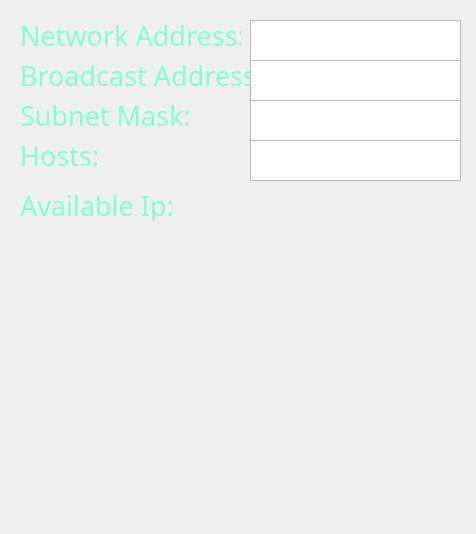
<?xml version="1.0" encoding="UTF-8"?>
<ui version="4.0">
 <class>SubnetDetail</class>
 <widget class="QDialog" name="SubnetDetail">
  <property name="geometry">
   <rect>
    <x>0</x>
    <y>0</y>
    <width>476</width>
    <height>534</height>
   </rect>
  </property>
  <property name="windowTitle">
   <string>Dialog</string>
  </property>
  <property name="styleSheet">
   <string notr="true">background-image: url('background.png');</string>
  </property>
  <widget class="QLabel" name="naLabel">
   <property name="geometry">
    <rect>
     <x>20</x>
     <y>20</y>
     <width>221</width>
     <height>31</height>
    </rect>
   </property>
   <property name="font">
    <font>
     <family>Bauhaus 93</family>
     <pointsize>20</pointsize>
    </font>
   </property>
   <property name="styleSheet">
    <string notr="true">background-image: url();
color: Aquamarine;</string>
   </property>
   <property name="text">
    <string>Network Address:</string>
   </property>
  </widget>
  <widget class="QLabel" name="baLabel">
   <property name="geometry">
    <rect>
     <x>20</x>
     <y>60</y>
     <width>231</width>
     <height>31</height>
    </rect>
   </property>
   <property name="font">
    <font>
     <family>Bauhaus 93</family>
     <pointsize>20</pointsize>
    </font>
   </property>
   <property name="styleSheet">
    <string notr="true">background-image: url();
color: Aquamarine;</string>
   </property>
   <property name="text">
    <string>Broadcast Address:</string>
   </property>
  </widget>
  <widget class="QLabel" name="smLabel">
   <property name="geometry">
    <rect>
     <x>20</x>
     <y>100</y>
     <width>221</width>
     <height>31</height>
    </rect>
   </property>
   <property name="font">
    <font>
     <family>Bauhaus 93</family>
     <pointsize>20</pointsize>
    </font>
   </property>
   <property name="styleSheet">
    <string notr="true">background-image: url();
color: Aquamarine;</string>
   </property>
   <property name="text">
    <string>Subnet Mask:</string>
   </property>
  </widget>
  <widget class="QLabel" name="hLabe">
   <property name="geometry">
    <rect>
     <x>20</x>
     <y>140</y>
     <width>221</width>
     <height>31</height>
    </rect>
   </property>
   <property name="font">
    <font>
     <family>Bauhaus 93</family>
     <pointsize>20</pointsize>
    </font>
   </property>
   <property name="styleSheet">
    <string notr="true">background-image: url();
color: Aquamarine;</string>
   </property>
   <property name="text">
    <string>Hosts:</string>
   </property>
  </widget>
  <widget class="QTextEdit" name="naEdit">
   <property name="geometry">
    <rect>
     <x>250</x>
     <y>20</y>
     <width>211</width>
     <height>41</height>
    </rect>
   </property>
   <property name="font">
    <font>
     <family>Bauhaus 93</family>
     <pointsize>20</pointsize>
    </font>
   </property>
   <property name="styleSheet">
    <string notr="true">color: Aquamarine;</string>
   </property>
   <property name="verticalScrollBarPolicy">
    <enum>Qt::ScrollBarAlwaysOff</enum>
   </property>
   <property name="horizontalScrollBarPolicy">
    <enum>Qt::ScrollBarAlwaysOff</enum>
   </property>
   <property name="readOnly">
    <bool>true</bool>
   </property>
   <property name="html">
    <string>&lt;!DOCTYPE HTML PUBLIC &quot;-//W3C//DTD HTML 4.0//EN&quot; &quot;http://www.w3.org/TR/REC-html40/strict.dtd&quot;&gt;
&lt;html&gt;&lt;head&gt;&lt;meta name=&quot;qrichtext&quot; content=&quot;1&quot; /&gt;&lt;style type=&quot;text/css&quot;&gt;
p, li { white-space: pre-wrap; }
&lt;/style&gt;&lt;/head&gt;&lt;body style=&quot; font-family:'Bauhaus 93'; font-size:20pt; font-weight:400; font-style:normal;&quot;&gt;
&lt;p style=&quot;-qt-paragraph-type:empty; margin-top:0px; margin-bottom:0px; margin-left:0px; margin-right:0px; -qt-block-indent:0; text-indent:0px; font-family:'MS Shell Dlg 2'; font-size:8pt;&quot;&gt;&lt;br /&gt;&lt;/p&gt;&lt;/body&gt;&lt;/html&gt;</string>
   </property>
  </widget>
  <widget class="QTextEdit" name="baEdit">
   <property name="geometry">
    <rect>
     <x>250</x>
     <y>60</y>
     <width>211</width>
     <height>41</height>
    </rect>
   </property>
   <property name="font">
    <font>
     <family>Bauhaus 93</family>
     <pointsize>20</pointsize>
    </font>
   </property>
   <property name="styleSheet">
    <string notr="true">color: Aquamarine;</string>
   </property>
   <property name="verticalScrollBarPolicy">
    <enum>Qt::ScrollBarAlwaysOff</enum>
   </property>
   <property name="horizontalScrollBarPolicy">
    <enum>Qt::ScrollBarAlwaysOff</enum>
   </property>
   <property name="readOnly">
    <bool>true</bool>
   </property>
  </widget>
  <widget class="QTextEdit" name="smEdit">
   <property name="geometry">
    <rect>
     <x>250</x>
     <y>100</y>
     <width>211</width>
     <height>41</height>
    </rect>
   </property>
   <property name="font">
    <font>
     <family>Bauhaus 93</family>
     <pointsize>20</pointsize>
    </font>
   </property>
   <property name="styleSheet">
    <string notr="true">color: Aquamarine;</string>
   </property>
   <property name="verticalScrollBarPolicy">
    <enum>Qt::ScrollBarAlwaysOff</enum>
   </property>
   <property name="horizontalScrollBarPolicy">
    <enum>Qt::ScrollBarAlwaysOff</enum>
   </property>
   <property name="readOnly">
    <bool>true</bool>
   </property>
  </widget>
  <widget class="QTextEdit" name="hEdit">
   <property name="geometry">
    <rect>
     <x>250</x>
     <y>140</y>
     <width>211</width>
     <height>41</height>
    </rect>
   </property>
   <property name="font">
    <font>
     <family>Bauhaus 93</family>
     <pointsize>20</pointsize>
    </font>
   </property>
   <property name="styleSheet">
    <string notr="true">color: Aquamarine;</string>
   </property>
   <property name="verticalScrollBarPolicy">
    <enum>Qt::ScrollBarAlwaysOff</enum>
   </property>
   <property name="horizontalScrollBarPolicy">
    <enum>Qt::ScrollBarAlwaysOff</enum>
   </property>
   <property name="readOnly">
    <bool>true</bool>
   </property>
  </widget>
  <widget class="QLabel" name="avIpLabel">
   <property name="geometry">
    <rect>
     <x>20</x>
     <y>190</y>
     <width>221</width>
     <height>31</height>
    </rect>
   </property>
   <property name="font">
    <font>
     <family>Bauhaus 93</family>
     <pointsize>20</pointsize>
    </font>
   </property>
   <property name="styleSheet">
    <string notr="true">background-image: url();
color: Aquamarine;</string>
   </property>
   <property name="text">
    <string>Available Ip:</string>
   </property>
  </widget>
  <widget class="QTableWidget" name="ipTable">
   <property name="geometry">
    <rect>
     <x>15</x>
     <y>230</y>
     <width>451</width>
     <height>301</height>
    </rect>
   </property>
   <property name="minimumSize">
    <size>
     <width>451</width>
     <height>301</height>
    </size>
   </property>
   <property name="maximumSize">
    <size>
     <width>451</width>
     <height>301</height>
    </size>
   </property>
   <property name="font">
    <font>
     <family>Arial</family>
     <pointsize>18</pointsize>
    </font>
   </property>
   <property name="styleSheet">
    <string notr="true">background-image: url();
background-color: transparent;
color: Aquamarine;</string>
   </property>
  </widget>
 </widget>
 <resources/>
 <connections/>
</ui>
